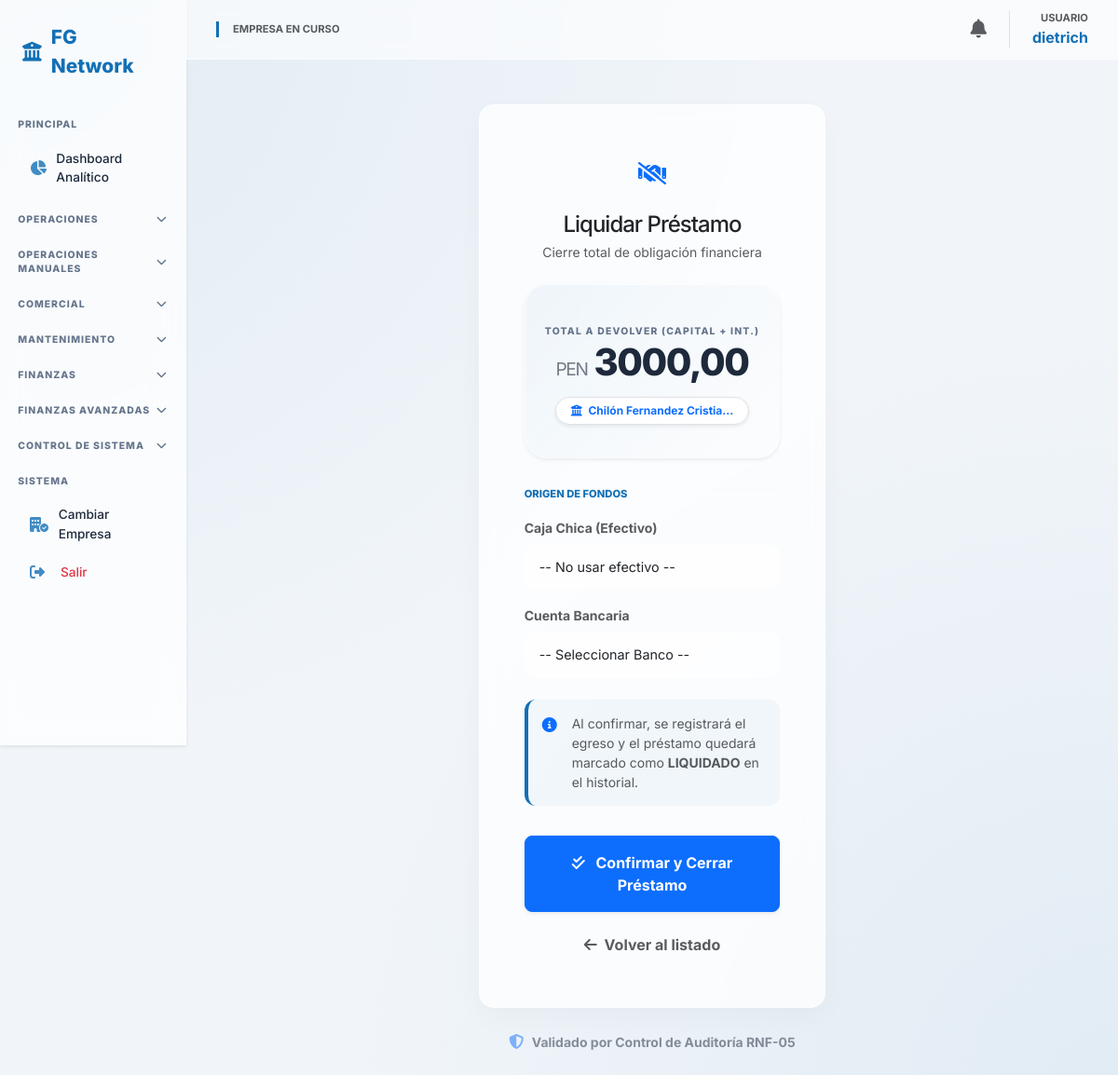
The app's page /finanzas/prestamos/pagar/19/ (signed in) with its own data.
### core/models.py (models this page shows, shortened)
class Usuario(AbstractUser):
    empresa_actual = models.ForeignKey(Empresa, on_delete=models.SET_NULL, null=True, blank=True, related_name='usuarios_activos')
    rol = models.ForeignKey(Rol, on_delete=models.PROTECT, null=True)
    empresas_permitidas = models.ManyToManyField(Empresa, related_name='personal')

class Prestamo(models.Model):
    ESTADO_CHOICES = [('Pendiente', 'Pendiente'), ('Pagado', 'Pagado')]
    empresa = models.ForeignKey(Empresa, on_delete=models.CASCADE)
    comprobante = models.ForeignKey(
        'Comprobante',
        on_delete=models.SET_NULL,
        null=True,
        blank=True,
        related_name='prestamos'
    )
    prestamista = models.CharField(max_length=200)
    moneda = models.CharField(max_length=3, default='PEN')
    monto_capital = models.DecimalField(max_digits=12, decimal_places=2)
    porcentaje_interes = models.DecimalField(max_digits=5, decimal_places=2)
    monto_interes = models.DecimalField(max_digits=12, decimal_places=2, editable=False) # Se calcula solo
    estado = models.CharField(max_length=20, choices=ESTADO_CHOICES, default='Pendiente')
    fecha_prestamo = models.DateField()
    fecha_vencimiento = models.DateField()

### core/views.py (the view, shortened to what this page needs)
# urls.py: path('finanzas/prestamos/pagar/<int:pk>/', views.pagar_prestamo, name='pagar_prestamo'),
@login_required
@transaction.atomic
def pagar_prestamo(request, pk):
    prestamo = get_object_or_404(Prestamo, id=pk, empresa_id=request.session['empresa_id'])
    empresa = prestamo.empresa
    cajas = Caja.objects.filter(empresa=empresa, moneda=prestamo.moneda)
    bancos = Cuenta_Bancaria.objects.filter(empresa=empresa, moneda=prestamo.moneda)
    return render(request, 'core/pagar_prestamo.html', {
        'prestamo': prestamo,
        'cajas': cajas,
        'bancos': bancos,
        'total_a_pagar': prestamo.monto_capital + prestamo.monto_interes
    })

### core/context_processors.py (called while the page is built)
def global_context(request):
    context = {
        'n_count': 0,
        'n_alertas': [],
        'user_permisos': {}
    }
    if request.user.is_authenticated:
        emp_id = request.session.get('empresa_id')
        if emp_id:
            context['n_count'] = Notificacion.objects.filter(empresa_id=emp_id, leida=False).count()
            context['n_alertas'] = Notificacion.objects.filter(empresa_id=emp_id, leida=False)[:5]
        if hasattr(request.user, 'rol') and request.user.rol:
            context['user_permisos'] = request.user.rol.permisos
    return context

### core/templates/core/pagar_prestamo.html (shortened to what this page needs)
{% extends 'core/base.html' %}
{% block content %}
<div class="container py-4">
    <div class="row justify-content-center">
        <div class="col-lg-5 col-md-8">
            <div class="glass-card p-4 p-md-5">
                <div class="text-center mb-4">
                    <div class="bg-primary-soft text-primary rounded-circle d-inline-flex align-items-center justify-content-center mb-3" style="width: 50px; height: 50px;">
                        <i class="fa-solid fa-handshake-slash fs-4"></i>
                    </div>
                    <h4 class="fw-800 text-dark mb-1" style="letter-spacing: -1px;">Liquidar Préstamo</h4>
                    <p class="text-muted small">Cierre total de obligación financiera</p>
                </div>
                <div class="liquidation-hero shadow-sm">
                    <span class="label-uppercase">Total a Devolver (Capital + Int.)</span>
                    <h2 class="amount-display">
                        <small style="font-size: 1.2rem; font-weight: 400; opacity: 0.6;">{{ prestamo.moneda }}</small>
                        {{ total_a_pagar|floatformat:2 }}
                    </h2>
                    <div class="badge bg-white text-primary border rounded-pill px-3 py-2 mt-2 shadow-sm">
                        <i class="fa-solid fa-university me-1"></i> {{ prestamo.prestamista|truncatechars:25 }}
                    </div>
                </div>
                <form method="POST">
                    <div class="divider-text">Origen de Fondos</div>
                    <div class="mb-3">
                        <label class="form-label small fw-bold text-muted">Caja Chica (Efectivo)</label>
                        <select name="caja_id" class="form-select form-select-fintech">
                            <option value="">-- No usar efectivo --</option>
                        </select>
                    </div>
                    <div class="mb-4">
                        <label class="form-label small fw-bold text-muted">Cuenta Bancaria</label>
                        <select name="banco_id" class="form-select form-select-fintech" required>
                            <option value="">-- Seleccionar Banco --</option>
                        </select>
                    </div>
                    <div class="info-alert d-flex align-items-start gap-3 mb-4">
                        <i class="fa-solid fa-circle-info text-primary mt-1"></i>
                        <div class="small text-muted">
                            Al confirmar, se registrará el egreso y el préstamo quedará marcado como <strong>LIQUIDADO</strong> en el historial.
                        </div>
                    </div>
                    <div class="pt-2">
                        <button type="submit" class="btn btn-primary w-100 py-3 rounded-3 shadow-sm fw-bold mb-3">
                            <i class="fa-solid fa-check-double me-2"></i> Confirmar y Cerrar Préstamo
                        </button>
                        <a href="{% url 'lista_prestamos' %}" class="btn btn-link w-100 text-muted text-decoration-none small fw-bold">
                            <i class="fa-solid fa-arrow-left me-1"></i> Volver al listado
                        </a>
                    </div>
                </form>
            </div>
            <div class="text-center mt-4 opacity-50">
                <i class="fa-solid fa-shield-halved me-1 text-primary"></i>
                <small class="fw-bold">Validado por Control de Auditoría RNF-05</small>
            </div>
        </div>
    </div>
</div>
{% endblock %}

### core/templates/core/base.html (shortened to what this page needs)
<!DOCTYPE html>
<html lang="es">
<head>
    <link href="https://cdn.jsdelivr.net/npm/bootstrap@5.3.0/dist/css/bootstrap.min.css" rel="stylesheet">
    <link rel="stylesheet" href="https://cdnjs.cloudflare.com/ajax/libs/font-awesome/6.4.2/css/all.min.css">
</head>
<body>
<div class="container-fluid p-0">
    <div class="row g-0">
        <nav class="col-md-2 sidebar d-none d-md-block shadow-sm">
            <div class="sidebar-brand">
                <i class="fa-solid fa-building-columns"></i> FG Network
            </div>
            <div class="menu-header">PRINCIPAL</div>
            <a href="{% url 'dashboard' %}" class="nav-link-item">
                <i class="fa-solid fa-chart-pie"></i> Dashboard Analítico
            </a>
            <div class="menu-header" data-bs-toggle="collapse" data-bs-target="#menuOperaciones">
                OPERACIONES <i class="fa-solid fa-chevron-down chevron"></i>
            </div>
            <div class="menu-header" data-bs-toggle="collapse" data-bs-target="#menuManuales">
                OPERACIONES MANUALES <i class="fa-solid fa-chevron-down chevron"></i>
            </div>
            <div class="menu-header" data-bs-toggle="collapse" data-bs-target="#menuCotizaciones">
                COMERCIAL <i class="fa-solid fa-chevron-down chevron"></i>
            </div>
            <div class="menu-header" data-bs-toggle="collapse" data-bs-target="#menuMantenimiento">
                MANTENIMIENTO <i class="fa-solid fa-chevron-down chevron"></i>
            </div>
            <div class="menu-header" data-bs-toggle="collapse" data-bs-target="#menuFinanzas">
                FINANZAS <i class="fa-solid fa-chevron-down chevron"></i>
            </div>
            <div class="menu-header" data-bs-toggle="collapse" data-bs-target="#menuFinanzasAv">
                FINANZAS AVANZADAS <i class="fa-solid fa-chevron-down chevron"></i>
            </div>
            <div class="menu-header" data-bs-toggle="collapse" data-bs-target="#menuControl">
                CONTROL DE SISTEMA <i class="fa-solid fa-chevron-down chevron"></i>
            </div>
            <div class="menu-header">SISTEMA</div>
            <a href="{% url 'seleccionar_empresa' %}" class="nav-link-item"><i class="fa-solid fa-building-circle-check"></i> Cambiar Empresa</a>
            <a href="{% url 'logout' %}" class="text-danger"><i class="fa-solid fa-right-from-bracket"></i> Salir</a>
        </nav>
        <main class="col-md-10 main-content">
            <nav class="navbar d-flex justify-content-between sticky-top">
                <div class="d-flex align-items-center gap-3">
                    <div style="border-left: 3px solid var(--primary); padding-left: 15px;">
                        <span class="text-muted small d-block" style="font-size: 0.7rem; font-weight: 700; text-transform: uppercase;">Empresa en curso</span>
                    </div>
                </div>
                <div class="d-flex align-items-center gap-4">
                    <div class="dropdown">
                        <a href="#" class="text-muted position-relative" data-bs-toggle="dropdown">
                            <i class="fa-solid fa-bell fs-5"></i>
                        </a>
                    </div>
                    <div class="text-end border-start ps-4">
                        <span class="text-muted small d-block" style="font-size: 0.7rem; font-weight: 700;">USUARIO</span>
                        <span class="fw-bold" style="color: var(--primary);">{{ user.username }}</span>
                    </div>
                </div>
            </nav>
            <div class="p-4">
                {% block content %}{% endblock %}
            </div>
        </main>
    </div>
</div>
</body>
</html>

### core/templates/core/base.html (style rules this page uses)
:root { --primary: #1370b6; --primary-soft: rgba(19, 112, 182, 0.08); --glass-white: rgba(255, 255, 255, 0.75); --glass-border: rgba(255, 255, 255, 0.5); --text-dark: #1e293b; --text-muted: #64748b; --bg-fintech: #f1f5f9; }
body { background-color: var(--bg-fintech); background-image: radial-gradient(at 0% 0%, rgba(19, 112, 182, 0.07) 0px, transparent 50%), radial-gradient(at 100% 100%, rgba(19, 112, 182, 0.07) 0px, transparent 50%); background-attachment: fixed; font-family: 'Inter', sans-serif; color: var(--text-dark); margin: 0; }
.sidebar { background: var(--glass-white); backdrop-filter: blur(15px); -webkit-backdrop-filter: blur(15px); border-right: 1px solid var(--glass-border); height: 100vh; position: fixed; overflow-y: auto; z-index: 1000; padding-bottom: 50px; }
.sidebar-brand { padding: 1.5rem; font-weight: 800; color: var(--primary); font-size: 1.3rem; display: flex; align-items: center; gap: 10px; }
.menu-header { padding: 1rem 1.2rem 0.4rem; font-size: 0.65rem; font-weight: 800; text-transform: uppercase; color: var(--text-muted); letter-spacing: 1px; display: flex; justify-content: space-between; align-items: center; cursor: pointer; transition: all 0.2s; }
.sidebar a { color: var(--text-dark); text-decoration: none; padding: 0.6rem 1.2rem; display: flex; align-items: center; font-size: 0.85rem; font-weight: 500; border-radius: 8px; margin: 0.1rem 0.8rem; transition: all 0.2s ease; }
.sidebar a i { width: 25px; font-size: 1rem; margin-right: 8px; color: var(--primary); opacity: 0.8; }
.navbar { background: rgba(255, 255, 255, 0.6) !important; backdrop-filter: blur(10px); -webkit-backdrop-filter: blur(10px); border-bottom: 1px solid var(--glass-border); padding: 0.7rem 2rem; }
.main-content { margin-left: 16.666667%; min-height: 100vh; }
.menu-header i.chevron { transition: transform 0.3s ease; font-size: 0.7rem; }
.glass-card { background: var(--glass-white); backdrop-filter: blur(10px); border-radius: 16px; border: 1px solid var(--glass-border); box-shadow: 0 10px 30px rgba(0,0,0,0.03); padding: 20px; }

### core/templates/core/pagar_prestamo.html (style rules this page uses)
.liquidation-hero { background: linear-gradient(135deg, rgba(19, 112, 182, 0.05) 0%, rgba(255, 255, 255, 0) 100%); border: 1px solid var(--glass-border); border-radius: 24px; padding: 35px 20px; text-align: center; margin-bottom: 30px; }
.amount-display { font-size: 2.5rem; font-weight: 800; color: var(--text-dark); letter-spacing: -1.5px; margin-bottom: 5px; }
.label-uppercase { font-size: 0.65rem; font-weight: 800; text-transform: uppercase; letter-spacing: 1.2px; color: var(--text-muted); }
.form-select-fintech { background: rgba(255, 255, 255, 0.6); border: 1px solid var(--glass-border); border-radius: 12px; padding: 12px 15px; font-size: 0.9rem; transition: all 0.3s ease; }
.divider-text { font-size: 0.7rem; font-weight: 800; text-transform: uppercase; color: var(--primary); display: flex; align-items: center; gap: 10px; margin: 25px 0 15px; }
.divider-text::after { content: ""; flex-grow: 1; height: 1px; background: var(--glass-border); }
.info-alert { background: rgba(19, 112, 182, 0.04); border-radius: 12px; padding: 15px; border-left: 4px solid var(--primary); }

### records on screen
Usuario: username "dietrich"
Prestamo: moneda "PEN", prestamista "Chilón Fernandez Cristia…"

### other values on screen
{{ total_a_pagar|floatformat:2 }} "3000,00"
